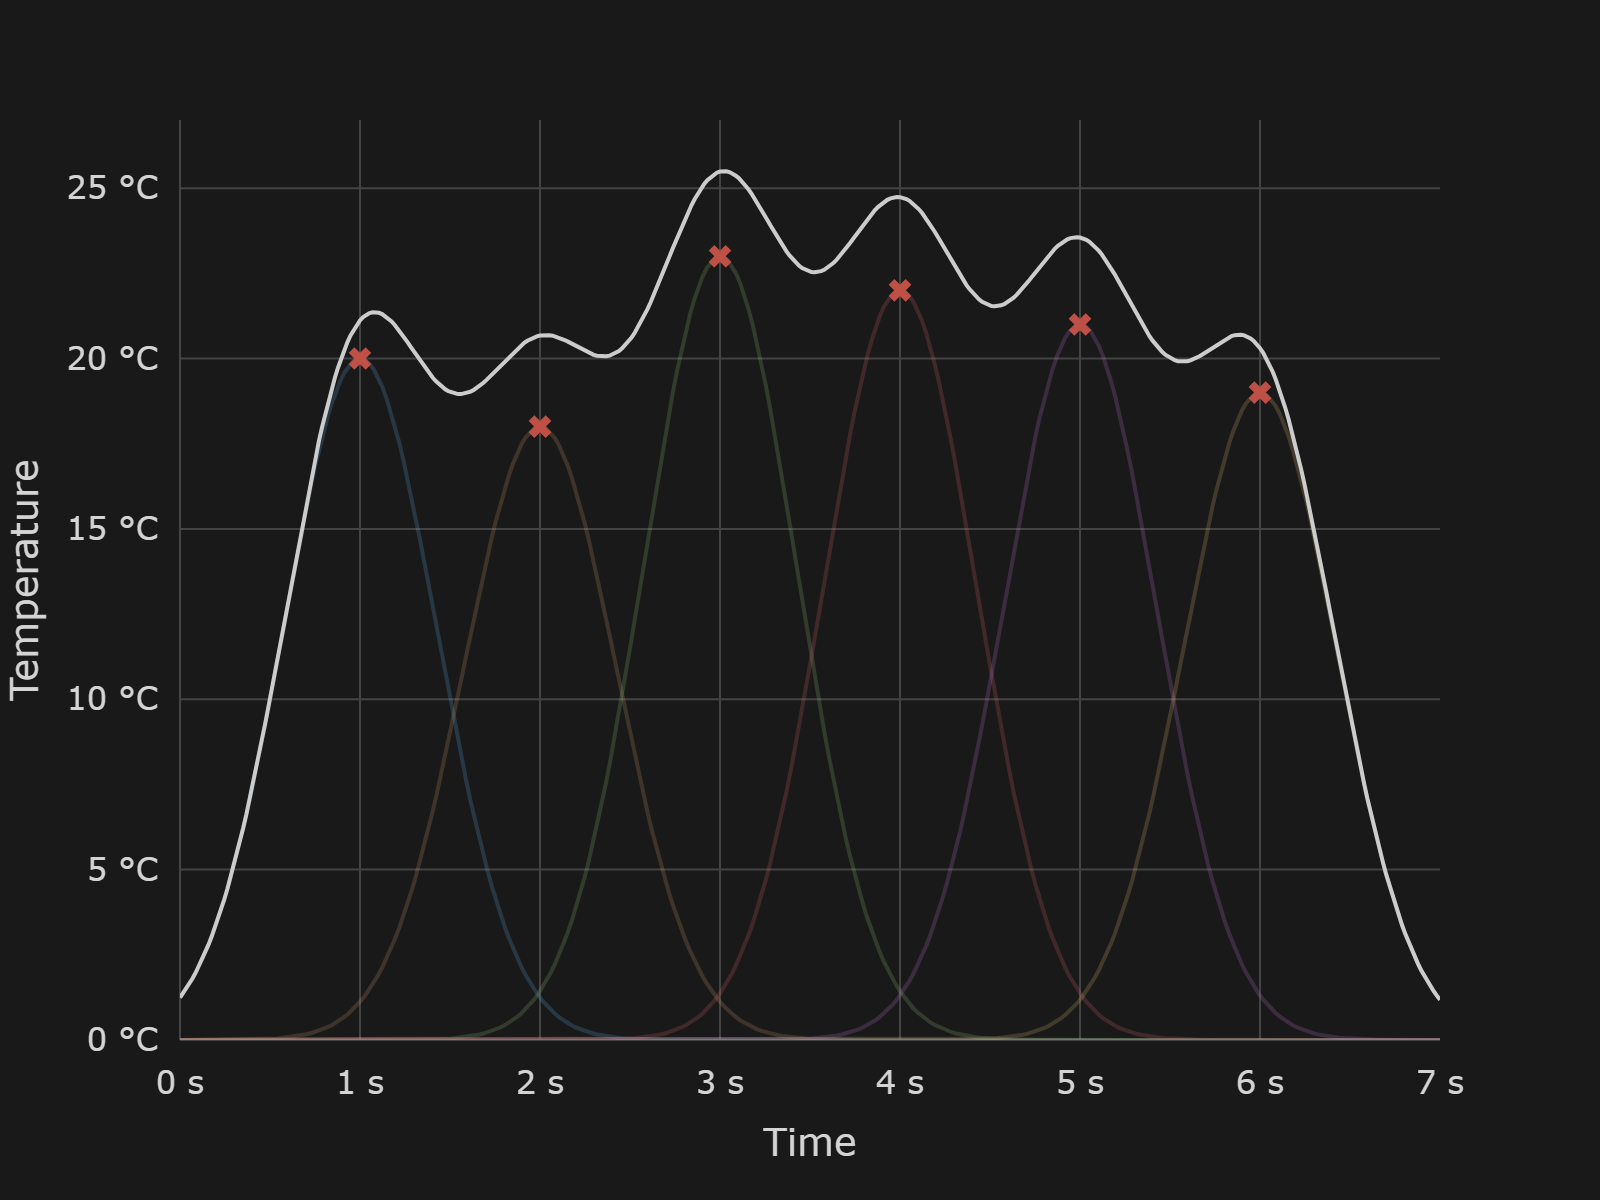

This figure's Python source:
import numpy as np
import plotly.express as px
import pandas as pd
import plotly.io as pio
import plotly.graph_objects as go

custom_colors = {"Blue": "#61AFEF", "Orange": "#D49F6E", "Green": "#98C379", "Rose": "#E06C75",
                 "Purple": "#C678DD", "Gold": "#E5C07B", "Cyan": "#36AABA", 0: "#61AFEF", 1: "#D49F6E",
                 2: "#98C379", 3: "#E06C75", 4: "#C678DD", 5: "#E5C07B", 6: "#36AABA", "LightCyan": "#56B6C2",
                 "AltOrange": "#D19A66", "Red": "#BE5046", "RoyaBlue": "#528BFF", "Gray": "#ABB2BF",
                 "LightGray": "#CCCCCC", "LightBlack": "#282C34", "Black": "#1D2025"}

custom = go.layout.Template()

custom.layout.plot_bgcolor = '#191919'
custom.layout.paper_bgcolor = '#191919'
custom.layout.font.color = '#d4d4d4'

custom.layout.title.font.size = 20
custom.layout.title.font.family = 'Segoe UI'
custom.layout.title.x = 0.5

custom.layout.xaxis.gridcolor = '#434343'
custom.layout.yaxis.gridcolor = '#434343'

custom.layout.margin.pad = 10
custom.layout.margin.l = 90
custom.layout.margin.t = 60
custom.layout.xaxis.title.standoff = 25
custom.layout.yaxis.title.standoff = 25

custom.layout.width = 800
custom.layout.height = 600


def gaussian(x, x_j, r):
    return np.e ** (-abs(x - x_j) ** 2 / (2 * r) ** 2)


def multiquadric(x, x_j, r):
    return np.sqrt((r ** 2) + (abs(x - x_j) ** 2))


def inverse_multiquadric(x, x_j, r):
    return 1 / multiquadric(x, x_j, r)


def thin_plate_spline(x, x_j, r):
    return (abs(x - x_j) ** 2) * np.log(abs(x - x_j))


sigma = 0.3  # Parámetro de suavizado

time = np.array([1, 2, 3, 4, 5, 6])
temperatura = np.array([20, 18, 23, 22, 21, 19])

df = pd.DataFrame({"t": time, "T": temperatura})

#fig = px.line(df, x="x", y=["gaussian", "multiquadric", "inverse_multiquadric", "thin_plate_spline"], color_discrete_sequence=[custom_colors["Blue"], custom_colors["Orange"], custom_colors["Green"], custom_colors["Purple"]])

fig = go.Figure()

fig.add_trace(go.Scatter(x=np.linspace(0, 7, 300), y=temperatura[0]*gaussian(np.linspace(0, 7, 300), 1, sigma), mode="lines", line=dict(color=custom_colors["Blue"]), showlegend=False))      # Fig 0 - Line plot

fig.add_trace(go.Scatter(x=np.linspace(0, 7, 300), y=temperatura[1]*gaussian(np.linspace(0, 7, 300), 2, sigma), mode="lines", line=dict(color=custom_colors["Orange"]), showlegend=False))    # Fig 1 - Line plot

fig.add_trace(go.Scatter(x=np.linspace(0, 7, 300), y=temperatura[2]*gaussian(np.linspace(0, 7, 300), 3, sigma), mode="lines", line=dict(color=custom_colors["Green"]), showlegend=False))     # Fig 2 - Line plot

fig.add_trace(go.Scatter(x=np.linspace(0, 7, 300), y=temperatura[3]*gaussian(np.linspace(0, 7, 300), 4, sigma), mode="lines", line=dict(color=custom_colors["Rose"]), showlegend=False))      # Fig 3 - Line plot

fig.add_trace(go.Scatter(x=np.linspace(0, 7, 300), y=temperatura[4]*gaussian(np.linspace(0, 7, 300), 5, sigma), mode="lines", line=dict(color=custom_colors["Purple"]), showlegend=False))    # Fig 4 - Line plot

fig.add_trace(go.Scatter(x=np.linspace(0, 7, 300), y=temperatura[5]*gaussian(np.linspace(0, 7, 300), 6, sigma), mode="lines", line=dict(color=custom_colors["Gold"]), showlegend=False))      # Fig 5 - Line plot

fig.update_traces(opacity=0.2)

def interpolate(x, r):
    y = 0
    for (pos, t) in zip(time, temperatura):

        y += t*gaussian(x, pos, r)

    return y


time_interpol = np.linspace(0, 7, 400)
temperatura_interpol = [interpolate(x, sigma) for x in time_interpol]

fig.add_trace(go.Scatter(x=time_interpol, y=temperatura_interpol, mode="lines", line=dict(color=custom_colors["LightGray"], width=2), showlegend=False))  # Fig 7 - Line plot

fig.add_trace(go.Scatter(x=time, y=temperatura, mode="markers", marker=dict(color=custom_colors["Red"], size=10, symbol="x"), showlegend=False))  # Fig 7 - Line plot

fig.update_layout(template=custom)
fig.update_layout(font=dict(size=16), title=dict(font=dict(size=28)), xaxis_title="Time", yaxis_title="Temperature")
fig.update_layout(yaxis_range=[0, 27], xaxis_range=[0, 7])

fig.update_layout(xaxis_ticksuffix=" s", yaxis_ticksuffix=" °C")

#fig.data = (fig.data[1], fig.data[2], fig.data[3], fig.data[4], fig.data[5], fig.data[6], fig.data[0])

fig.write_image("interpolation-3.png", scale=2)
